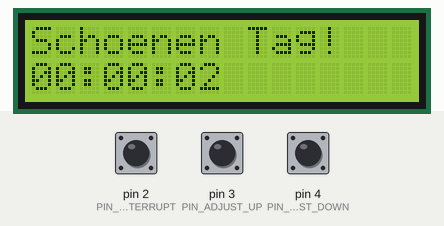
This sketch was run on a simulated Arduino Uno, built with avr-gcc and run on an emulated ATmega328P. Shown: 16×2 character LCD. Inputs (shaded band) come from the test bench; at power-on: pin 2 (PIN_MODE_INTERRUPT) LOW, pin 3 (PIN_ADJUST_UP) LOW, pin 4 (PIN_ADJUST_DOWN) LOW.

Above: at 2.2 s.
2.3 s: pin 2 (PIN_MODE_INTERRUPT) pulled HIGH for 0.15 s
At 4.3 s:
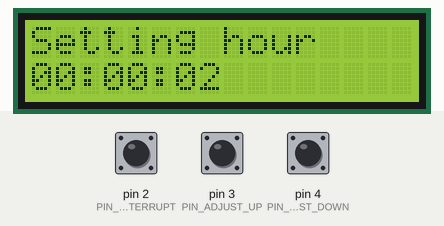
4.6 s: pin 2 (PIN_MODE_INTERRUPT) pulled HIGH for 1 s
At 6.1 s:
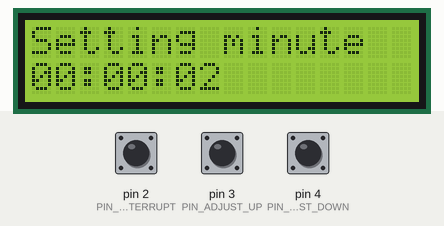
7.1 s: pin 3 (PIN_ADJUST_UP) pulled HIGH for 1 s
At 7.19 s:
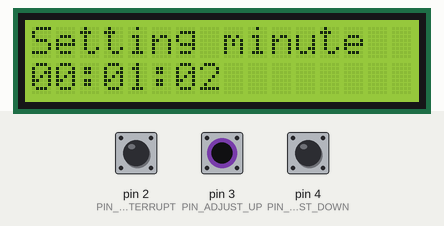
9.6 s: pin 4 (PIN_ADJUST_DOWN) pulled HIGH for 3.2 s
At 13.9 s:
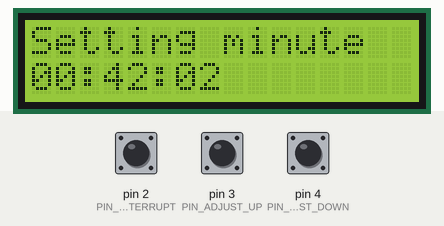
14.3 s: pin 4 (PIN_ADJUST_DOWN) pulled HIGH for 0.15 s
At 14.8 s:
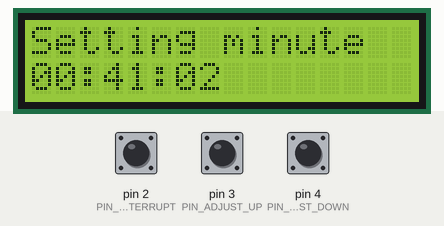
Timing chart, 0 to 16.9 s (numbered marks = the images above; inputs shaded):
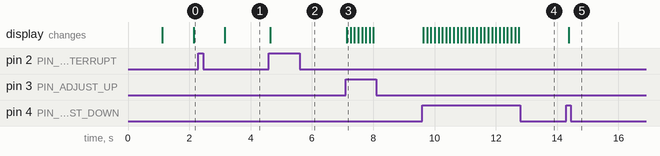

The sketch:

lcd_clock.ino
```cpp
#include <Wire.h>
#include <LiquidCrystal_I2C.h>

#define MODE_RUNNING 1
#define MODE_ADJ_HOUR 2
#define MODE_ADJ_MIN 3

#define PIN_MODE_INTERRUPT 2
#define PIN_ADJUST_UP 3
#define PIN_ADJUST_DOWN 4

LiquidCrystal_I2C lcd(0x27,16,2);  // set the LCD address to 0x27 for a 16 chars and 2 line display

int mode = MODE_RUNNING;

int minute = 0;
int hour = 0;
int second = 0;

void interrupt(void) {
  switch (mode) {
    case MODE_RUNNING: mode = MODE_ADJ_HOUR; break;
    case MODE_ADJ_HOUR: mode = MODE_ADJ_MIN; break;
    case MODE_ADJ_MIN: mode = MODE_RUNNING; break;
    default: return;
  }
}

void setup() {
  pinMode(PIN_MODE_INTERRUPT, INPUT);
  pinMode(PIN_ADJUST_UP, INPUT);
  pinMode(PIN_ADJUST_DOWN, INPUT);

  attachInterrupt(digitalPinToInterrupt(2), interrupt, RISING);

  lcd.init();
  lcd.backlight();
  lcd.clear();
  lcd.setCursor(0, 0);
  lcd.print("Schoenen Tag!   ");
  lcd.setCursor(0, 1);

  String output = format(hour, minute, second);
  lcd.print(output);
  delay(1000);
}

void loop() {
  if (mode == MODE_RUNNING) {
    running();
  } else {
    adjusting();
  }
}

String format(int h, int m, int s) {
  String hString = String(h);
  String mString = String(m);
  String sString = String(s);

  String output = "00:00:00";
  if (hString.length() == 2) {
    output[0] = hString[0];
    output[1] = hString[1];
  } else {
    output[1] = hString[0];
  }
  if (mString.length() == 2) {
    output[3] = mString[0];
    output[4] = mString[1];
  } else {
    output[4] = mString[0];
  }
  if (sString.length() == 2) {
    output[6] = sString[0];
    output[7] = sString[1];
  } else {
    output[7] = sString[0];
  }

  return output;
}

void running(void) {
  second += 1;
  if (second == 60) {
    minute += 1;
    second = 0;
  }

  if (minute == 60) {
    hour += 1;
    minute = 0;
  }

  if (hour == 24) {
    hour = 0;
  }

  lcd.setCursor(0, 0);
  lcd.print("Schoenen Tag!   ");

  String output = format(hour, minute, second);
  lcd.setCursor(0, 1);

  lcd.print(output);
  delay(1000);
}

void adjusting(void) {
  int buttonUp = digitalRead(PIN_ADJUST_UP);
  int buttonDown = digitalRead(PIN_ADJUST_DOWN);

  if (mode == MODE_ADJ_HOUR) {
    lcd.setCursor(0, 0);
    lcd.print("Setting hour   ");

    hour = buttonUp == HIGH ? (hour + 1) : (buttonDown == HIGH ? hour - 1 : hour);
    if (hour < 0) {
      hour = 23;
    } else if (hour >= 24) {
      hour = 0;
    }
  } else if (mode == MODE_ADJ_MIN) {
    lcd.setCursor(0, 0);
    lcd.print("Setting minute   ");

    minute = buttonUp == HIGH ? (minute + 1) : (buttonDown == HIGH ? minute - 1 : minute);
    if (minute < 0) {
      minute = 59;
    } else if (minute >= 60) {
      minute = 0;
    }
  }

  String output = format(hour, minute, second);
  lcd.setCursor(0, 1);
  lcd.print(output);

  delay(100);
}
```

Measured:
- after the input at 2.3 s, the display: changes after 0.86 s (image 1)
- after the input at 4.6 s, the display: changes at once (image 2)
- after the input at 7.1 s, the display: changes at once (image 3)
- after the input at 9.6 s, the display: first changes at once (image 4 shows a later state)
- after the input at 14.3 s, the display: changes after 0.07 s (image 5)
